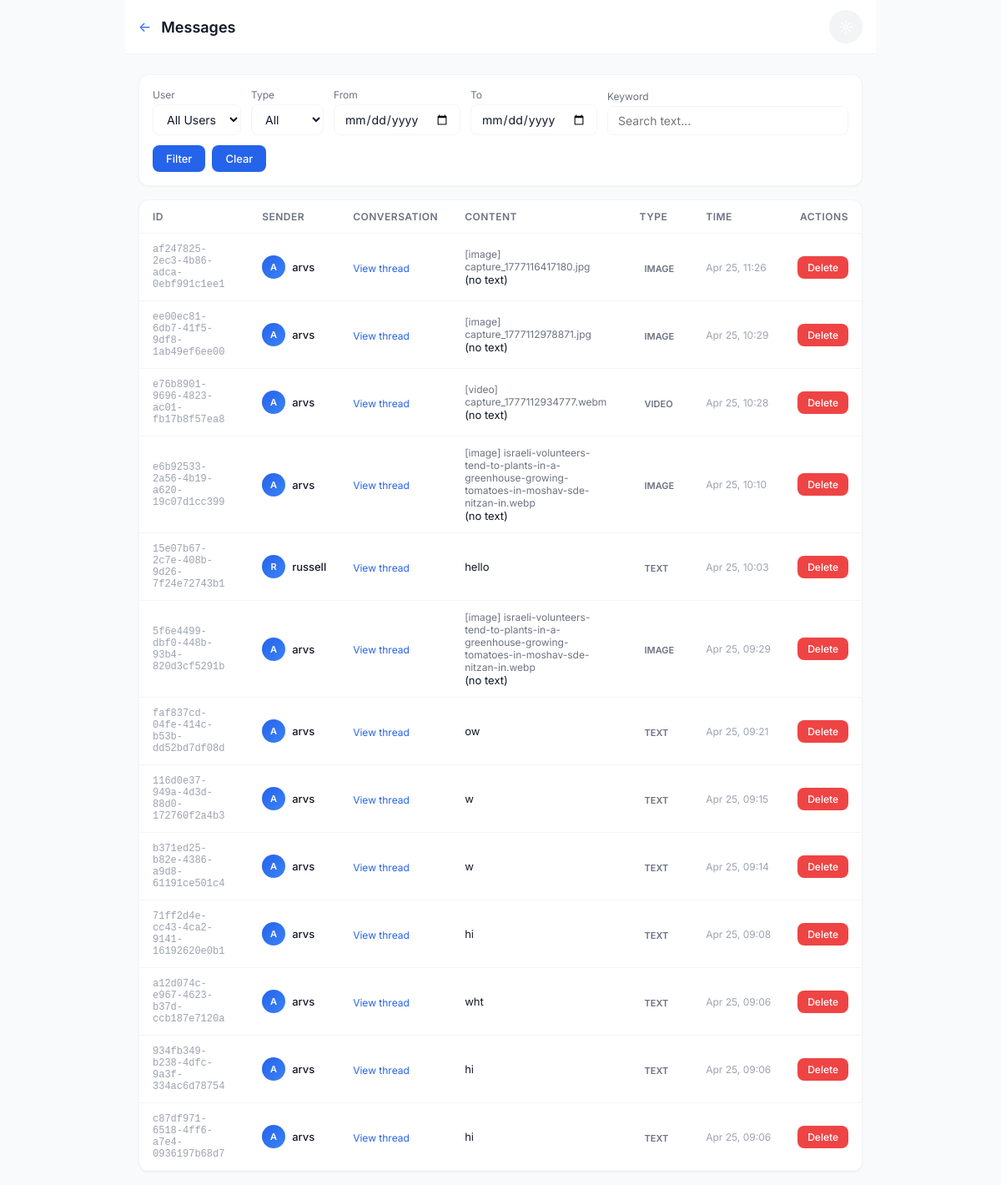
/chat/admin/messages/ (signed in), run on an earlier commit of the app's database.
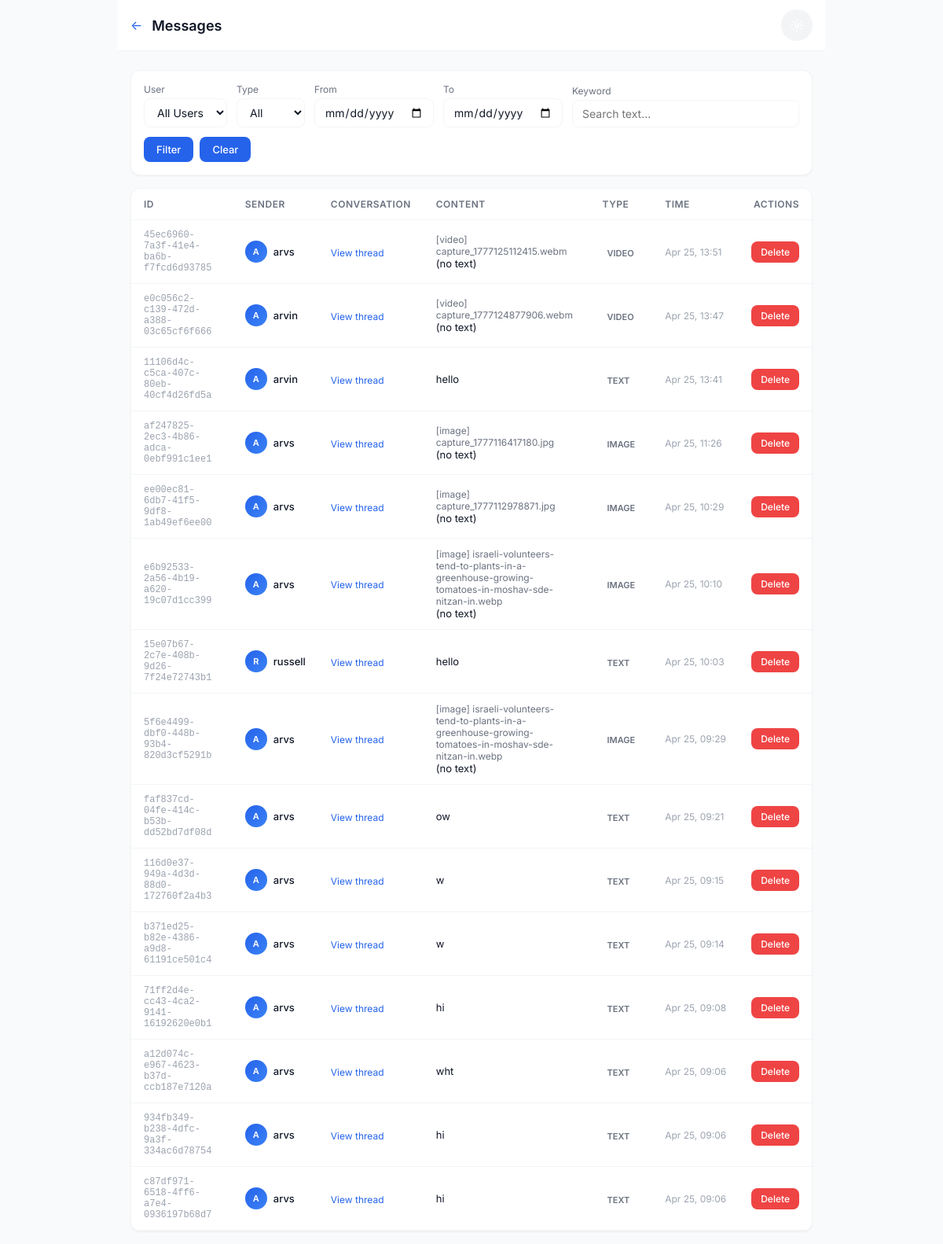
And on a later commit of the database.
### chat/models.py (models this page shows, shortened)
class Message(models.Model):
    id = models.UUIDField(primary_key=True, default=uuid.uuid4, editable=False)
    conversation = models.ForeignKey(Conversation, on_delete=models.CASCADE, related_name='messages')
    sender = models.ForeignKey(User, on_delete=models.CASCADE, related_name='sent_messages')
    text = models.TextField(blank=True)
    attachment = models.ForeignKey(Attachment, on_delete=models.CASCADE, null=True, blank=True)
    is_read = models.BooleanField(default=False)
    read_at = models.DateTimeField(null=True, blank=True)
    created_at = models.DateTimeField(auto_now_add=True)
    updated_at = models.DateTimeField(auto_now=True)
    is_deleted = models.BooleanField(default=False)
    deleted_for = models.ManyToManyField(User, related_name='deleted_messages', blank=True)
    is_view_once = models.BooleanField(default=False)
    view_once_consumed_by = models.ManyToManyField(
        User,
        related_name='consumed_view_once_messages',
        blank=True,
    )
    class Meta:
        db_table = 'chat_message'
        ordering = ['created_at']
        indexes = [
            models.Index(fields=['conversation', 'created_at']),
            models.Index(fields=['sender', 'created_at']),
        ]

class Attachment(models.Model):
    ATTACHMENT_TYPES = [
        ('image', 'Image'),
        ('video', 'Video'),
    ]
    id = models.UUIDField(primary_key=True, default=uuid.uuid4, editable=False)
    file = models.FileField(upload_to='attachments/%Y/%m/%d/')
    attachment_type = models.CharField(max_length=10, choices=ATTACHMENT_TYPES)
    filename = models.CharField(max_length=255)
    file_size = models.PositiveIntegerField()
    mime_type = models.CharField(max_length=100)
    created_at = models.DateTimeField(auto_now_add=True)
    class Meta:
        db_table = 'chat_attachment'

### chat/views_admin.py (the view, shortened to what this page needs)
# urls.py: path('admin/messages/', views_admin.admin_messages, name='admin_messages'),
@login_required
@user_passes_test(is_staff_or_admin, login_url='chat_list')
def admin_messages(request):
    messages_qs = Message.objects.filter(is_deleted=False).select_related(
        'sender', 'conversation', 'attachment'
    ).order_by('-created_at')
    user_filter = request.GET.get('user', '')
    date_from = request.GET.get('date_from', '')
    date_to = request.GET.get('date_to', '')
    if date_from:
        messages_qs = messages_qs.filter(created_at__date__gte=date_from)
    if date_to:
        messages_qs = messages_qs.filter(created_at__date__lte=date_to)
    msg_type = request.GET.get('type', '')
    if msg_type == 'text':
        messages_qs = messages_qs.filter(attachment__isnull=True)
    elif msg_type == 'image':
        messages_qs = messages_qs.filter(attachment__attachment_type='image')
    elif msg_type == 'video':
        messages_qs = messages_qs.filter(attachment__attachment_type='video')
    keyword = request.GET.get('keyword', '').strip()
    if keyword:
        messages_qs = messages_qs.filter(text__icontains=keyword)
    paginator = Paginator(messages_qs, 50)
    page_number = request.GET.get('page', 1)
    page_obj = paginator.get_page(page_number)
    users = User.objects.order_by('username')
    return render(request, 'chat/admin/messages.html', {
        'messages': page_obj,
        'users': users,
        'user_filter': user_filter,
        'date_from': date_from,
        'date_to': date_to,
        'msg_type': msg_type,
        'keyword': keyword,
        'is_admin': is_admin_only(request.user),
    })

### chat/views_admin.py (called while the page is built)
def is_staff_or_admin(user):
    if user.is_superuser:
        return True
    profile = getattr(user, 'profile', None)
    if profile and profile.role in ('staff', 'admin'):
        return True
    return user.is_staff

def is_admin_only(user):
    if user.is_superuser:
        return True
    profile = getattr(user, 'profile', None)
    if profile and profile.role == 'admin':
        return True
    return False

### chat/templates/chat/admin/messages.html (shortened to what the changed rows need)
{% extends 'chat/base.html' %}
{% block content %}
<div style="max-width: 900px; margin: 0 auto;">
    <div class="app-bar">
        <div style="display: flex; align-items: center; gap: 12px;">
            <h1>Messages</h1>
        </div>
    </div>
    <div class="container" style="padding-top: 24px;">
        <div class="card" style="overflow: auto;">
            <table style="width: 100%; border-collapse: collapse; font-size: 14px;">
                <thead>
                    <tr style="border-bottom: 1px solid var(--border-light);">
                        <th style="padding: 12px 16px; text-align: left; font-weight: 600; color: var(--text-secondary); font-size: 12px; text-transform: uppercase; letter-spacing: 0.5px;">ID</th>
                        <th style="padding: 12px 16px; text-align: left; font-weight: 600; color: var(--text-secondary); font-size: 12px; text-transform: uppercase; letter-spacing: 0.5px;">Sender</th>
                        <th style="padding: 12px 16px; text-align: left; font-weight: 600; color: var(--text-secondary); font-size: 12px; text-transform: uppercase; letter-spacing: 0.5px;">Conversation</th>
                        <th style="padding: 12px 16px; text-align: left; font-weight: 600; color: var(--text-secondary); font-size: 12px; text-transform: uppercase; letter-spacing: 0.5px;">Content</th>
                        <th style="padding: 12px 16px; text-align: left; font-weight: 600; color: var(--text-secondary); font-size: 12px; text-transform: uppercase; letter-spacing: 0.5px;">Type</th>
                        <th style="padding: 12px 16px; text-align: left; font-weight: 600; color: var(--text-secondary); font-size: 12px; text-transform: uppercase; letter-spacing: 0.5px;">Time</th>
                        <th style="padding: 12px 16px; text-align: right; font-weight: 600; color: var(--text-secondary); font-size: 12px; text-transform: uppercase; letter-spacing: 0.5px;">Actions</th>
                    </tr>
                </thead>
                <tbody>
                    {% for msg in messages %}
                    <tr style="border-bottom: 1px solid var(--border-light);" id="msg-row-{{ msg.id }}">
                        <td style="padding: 12px 16px; font-size: 12px; color: var(--text-muted); font-family: monospace;">{{ msg.id|slice:":8" }}</td>
                        <td style="padding: 12px 16px;">
                            <div style="display: flex; align-items: center; gap: 8px;">
                                <div class="avatar" style="width: 28px; height: 28px; font-size: 11px;">{{ msg.sender.username|first|upper }}</div>
                                <span style="font-weight: 500; font-size: 13px;">{{ msg.sender.username }}</span>
                            </div>
                        </td>
                        <td style="padding: 12px 16px;">
                            <a href="{% url 'admin_conversation_detail' msg.conversation.id %}" style="font-size: 12px; color: var(--primary);">View thread</a>
                        </td>
                        <td style="padding: 12px 16px; max-width: 300px;">
                            {% if msg.attachment %}
                            <span style="font-size: 12px; color: var(--text-secondary); display: flex; align-items: center; gap: 4px;">
                                [{{ msg.attachment.attachment_type }}] {{ msg.attachment.filename }}
                            </span>
                            {% endif %}
                            <div style="font-size: 13px; white-space: nowrap; overflow: hidden; text-overflow: ellipsis;">{{ msg.text|truncatechars:50|default:"(no text)" }}</div>
                        </td>
                        <td style="padding: 12px 16px;">
                            {% if msg.attachment %}
                            <span style="font-size: 11px; text-transform: uppercase; font-weight: 600; padding: 2px 6px; border-radius: 4px; background: var(--background); color: var(--text-secondary);">{{ msg.attachment.attachment_type }}</span>
                            {% else %}
                            <span style="font-size: 11px; text-transform: uppercase; font-weight: 600; padding: 2px 6px; border-radius: 4px; background: var(--background); color: var(--text-secondary);">Text</span>
                            {% endif %}
                        </td>
                        <td style="padding: 12px 16px; font-size: 12px; color: var(--text-muted); white-space: nowrap;">{{ msg.created_at|date:"M d, H:i" }}</td>
                        <td style="padding: 12px 16px; text-align: right;">
                            <button class="btn btn-danger" style="padding: 6px 12px; font-size: 12px;" data-msg-id="{{ msg.id }}" onclick="deleteMessage(this.dataset.msgId)">Delete</button>
                        </td>
                    </tr>
                    {% empty %}
                    <tr><td colspan="7" style="padding: 24px; text-align: center; color: var(--text-secondary);">No messages found</td></tr>
                    {% endfor %}
                </tbody>
            </table>
        </div>
    </div>
</div>
{% endblock %}

What changed in the data, as far as the page shows it:
no longer on this page (row edited): Message: id "e76b8901-9696-4823-ac01-fb17b8f57ea8", sender.username|first "A", sender.username "arvs", attachment.attachment_type "video", attachment.filename "capture_1777112934777.webm", text "(no text)", attachment.attachment_type "VIDEO", created_at "Apr 25, 10:28"
added Message: id "45ec6960-7a3f-41e4-ba6b-f7fcd6d93785", sender.username|first "A", sender.username "arvs", attachment.attachment_type "video", attachment.filename "capture_1777125112415.webm", text "(no text)", attachment.attachment_type "VIDEO", created_at "Apr 25, 13:51"
added Message: id "e0c056c2-c139-472d-a388-03c65cf6f666", sender.username|first "A", sender.username "arvin", attachment.attachment_type "video", attachment.filename "capture_1777124877906.webm", text "(no text)", attachment.attachment_type "VIDEO", created_at "Apr 25, 13:47"
added Message: id "11106d4c-c5ca-407c-80eb-40cf4d26fd5a", sender.username|first "A", sender.username "arvin", text "hello", shows "TEXT", created_at "Apr 25, 13:41"
